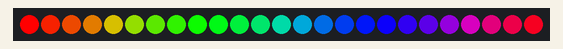
A sketch run on a simulated Arduino Uno, built with avr-gcc and run on an emulated ATmega328P. Shown: 25 RGB LEDs in strip order, left to right.

Above: at 0.15 s.
At 4.43 s:
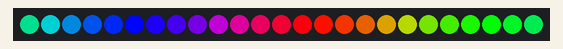
At 9.93 s:
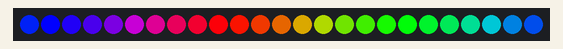
At 19.72 s:
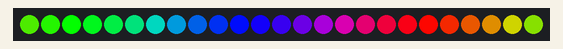
At 28.89 s:
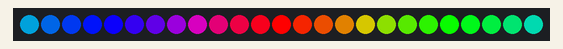
At 39.58 s:
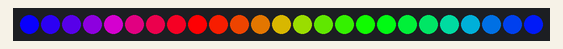

The sketch:

main.ino
```cpp
/*========================================================================*/

#include <Adafruit_NeoPixel.h>

/*========================================================================*/
//    Basic Settings
/*========================================================================*/

#define PIN 6
#define NUMOFLEDS 25
#define COOLDOWN 5
#define BRIGHTNESS 255
#define POWERPIN 3

/*========================================================================*/

Adafruit_NeoPixel strip = Adafruit_NeoPixel(NUMOFLEDS, PIN, NEO_GRB + NEO_KHZ800);

void setup() {
  strip.begin();
  strip.setBrightness(BRIGHTNESS);
  strip.show();

  pinMode (POWERPIN, OUTPUT);
  digitalWrite (POWERPIN, HIGH);
}

void loop() {
  rainbowCycle(COOLDOWN);
}

void rainbowCycle(uint8_t wait) {

  for(uint16_t j = 0; j < 256 * 5; j++) {
    for(uint16_t i = 0; i < strip.numPixels(); i++) strip.setPixelColor(i, Wheel(((i * 256 / strip.numPixels()) + j) & 255));
    strip.show();
    delay(wait);
  }
}

uint32_t Wheel(byte WheelPos) {
  WheelPos = 255 - WheelPos;

  if(WheelPos < 85) {
    return strip.Color(255 - WheelPos * 3, 0, WheelPos * 3);
  }

  else if(WheelPos < 170) {
    WheelPos -= 85;
    return strip.Color(0, WheelPos * 3, 255 - WheelPos * 3);
  }

  WheelPos -= 170;
  return strip.Color(WheelPos * 3, 255 - WheelPos * 3, 0);
}

/*========================================================================*/
```
